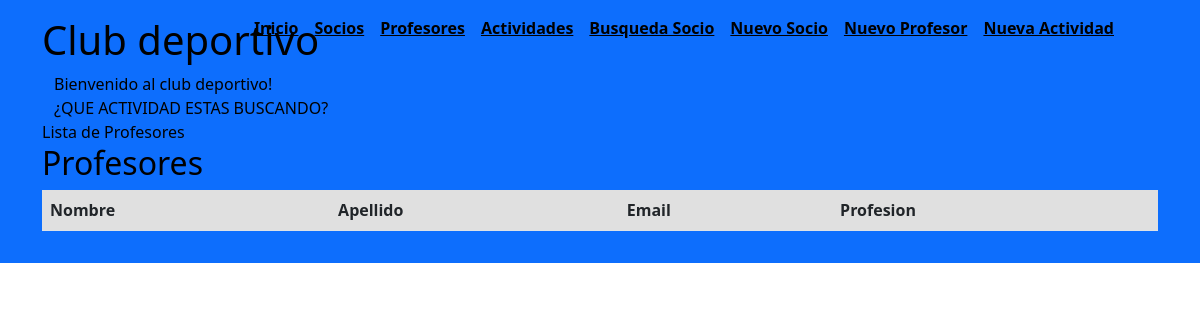
Before: /lista-profesores/ with the older database file.
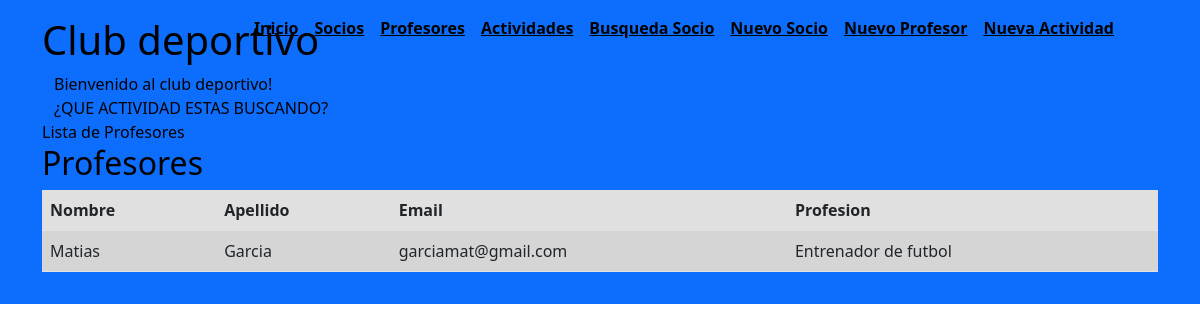
After: the same page with the newer database file.
### AppProyecto/models.py (models this page shows)
class Profesores(models.Model):
    nombre = models.CharField(max_length=30)
    apellido = models.CharField(max_length=30)
    email = models.EmailField()
    profesion = models.CharField(max_length=30)

### AppProyecto/views.py (the view)
# urls.py: path('lista-profesores/', views.lista_profesores, name='lista-profesores'),
def lista_profesores(req):
    profesores = Profesores.objects.all()
    return render(req, 'appProyecto/profesores.html', {'profesores': profesores})

### AppProyecto/templates/appProyecto/profesores.html (shortened to what this page needs)
<!DOCTYPE html>
<html lang="en">
<head>
</head>
<body>
    {% extends "appProyecto/padre.html" %}
    {% load static %}
    {% block contenidoQueCambia %}
    {% block titulo %}Lista de Profesores{% endblock %}
<h2>Profesores</h2>
<table class="table table-striped" style="background-color: rgb(224, 224, 224);">
    <thead>
        <tr>
            <th>Nombre</th>
            <th>Apellido</th>
            <th>Email</th>
            <th>Profesion</th>
        </tr>
    </thead>
    <tbody>
        {% for profesor in profesores %}
        <tr>
            <td>{{ profesor.nombre }}</td>
            <td>{{ profesor.apellido }}</td>
            <td>{{ profesor.email }}</td>
            <td>{{ profesor.profesion }}</td>
        </tr>
        {% endfor %}
    </tbody>
</table>
    {% endblock %}

Changed rows visible on the page:
added Profesores: nombre "Matias", apellido "Garcia", email "garciamat@gmail.com", profesion "Entrenador de futbol"
